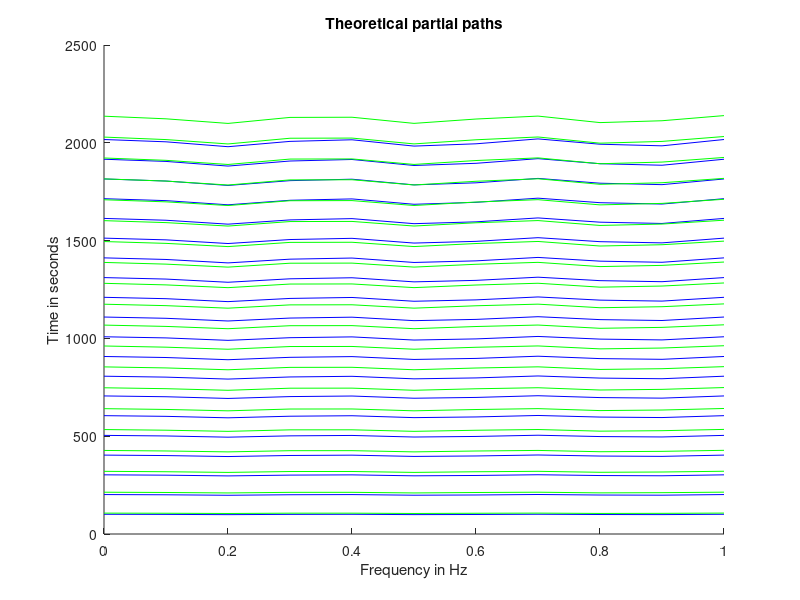
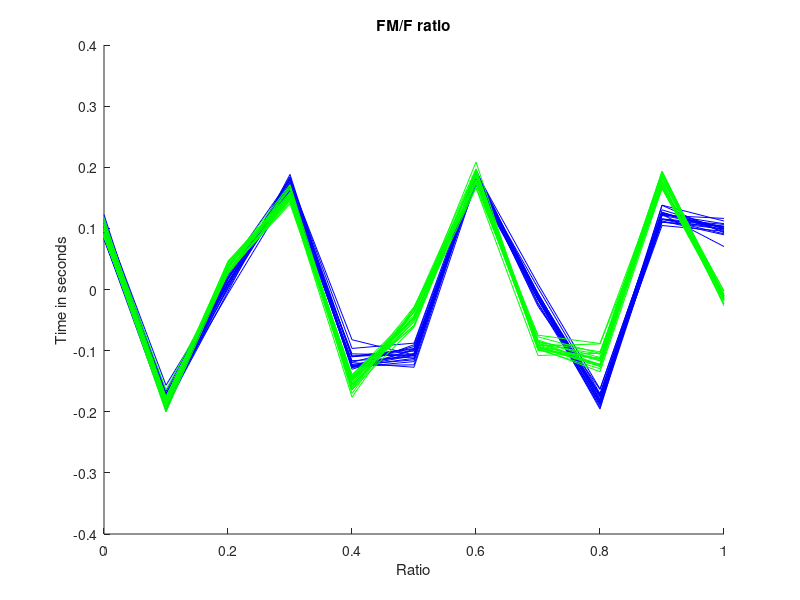

Write the MATLAB code that produced these figures, in order. (Note: this script raises an error after producing the figures.)
T=1.;
h=0.1;
f1=100.;
f2=f1*2.^(1/12);
f_fm1=3.;
f_fm2=3.1;
A_fm1=1;
A_fm2=1.01;
phi_fm1=1.;
phi_fm2=1.01;
t=0:h:T;
N=length(t);
P=20;
p=1:P;
F1=p'*f1 + p'*A_fm1*sin(2.*pi*f_fm1*t+phi_fm1);
F2=p'*f2 + p'*A_fm2*sin(2.*pi*f_fm2*t+phi_fm2);
newplot(figure(1))
figure(1)
hold on
h=plot(t,F1,'b');
set(h,'DisplayName','Source 1')
h=plot(t,F2,'g');
set(h,'DisplayName','Source 2')
hold off
title('Theoretical partial paths')
xlabel('Frequency in Hz')
ylabel('Time in seconds')
print('/tmp/partial_paths.pdf')
%legend()
dF1=2.*pi*p'*f_fm1*A_fm1*cos(2.*pi*f_fm1*t+phi_fm1);
dF2=2.*pi*p'*f_fm2*A_fm2*cos(2.*pi*f_fm2*t+phi_fm2);
rm1=dF1./F1+randn(P,N)*.01;
rm2=dF2./F2+randn(P,N)*.01;
newplot(figure(2))
figure(2)
hold on
plot(t,rm1,'b');
plot(t,rm2,'g');
hold off
title('FM/F ratio')
xlabel('Ratio')
ylabel('Time in seconds')
print('/tmp/fm_f_ratio_partial_paths.pdf')
%legend('Source 1','Source 2')
X=[rm1;rm2];
A=pca_ne(X);
newplot(figure(3))
figure(3)
hold on
h=scatter(A(1:P,1),A(1:P,2),'b');
set(h,'linewidth',1)
h=scatter(A(P+1:end,1),A(P+1:end,2),'g');
set(h,'linewidth',1)
hold off
title('Principal Components')
xlabel('PC 1')
ylabel('PC 2')
print('/tmp/pc_partial_paths.pdf')
%h=legend('Source 1','Source 2')
%set(h,'linewidth',1)
